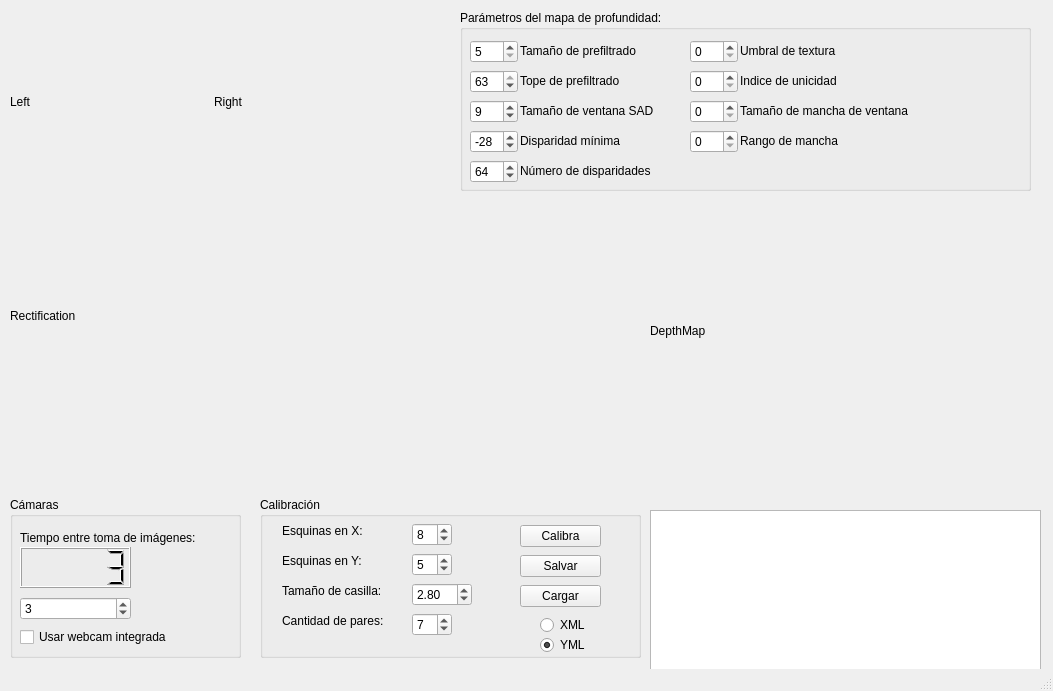
<?xml version="1.0" encoding="UTF-8"?>
<ui version="4.0">
 <class>MainWindow</class>
 <widget class="QMainWindow" name="MainWindow">
  <property name="geometry">
   <rect>
    <x>0</x>
    <y>0</y>
    <width>1053</width>
    <height>691</height>
   </rect>
  </property>
  <property name="windowTitle">
   <string>Calibrador estereoscópico</string>
  </property>
  <widget class="QWidget" name="centralwidget">
   <widget class="QWidget" name="gridLayoutWidget">
    <property name="geometry">
     <rect>
      <x>10</x>
      <y>6</y>
      <width>401</width>
      <height>191</height>
     </rect>
    </property>
    <layout class="QGridLayout" name="gridLayout">
     <item row="0" column="0">
      <widget class="QLabel" name="displayLeft">
       <property name="text">
        <string>Left</string>
       </property>
      </widget>
     </item>
     <item row="0" column="1">
      <widget class="QLabel" name="displayRight">
       <property name="text">
        <string>Right</string>
       </property>
      </widget>
     </item>
    </layout>
   </widget>
   <widget class="QPlainTextEdit" name="plainTextEdit">
    <property name="geometry">
     <rect>
      <x>650</x>
      <y>510</y>
      <width>391</width>
      <height>161</height>
     </rect>
    </property>
    <property name="centerOnScroll">
     <bool>true</bool>
    </property>
   </widget>
   <widget class="QGroupBox" name="groupBox">
    <property name="geometry">
     <rect>
      <x>260</x>
      <y>497</y>
      <width>381</width>
      <height>161</height>
     </rect>
    </property>
    <property name="title">
     <string>Calibración</string>
    </property>
    <widget class="QSpinBox" name="cornersX">
     <property name="geometry">
      <rect>
       <x>152</x>
       <y>26</y>
       <width>40</width>
       <height>23</height>
      </rect>
     </property>
     <property name="minimum">
      <number>3</number>
     </property>
     <property name="value">
      <number>8</number>
     </property>
    </widget>
    <widget class="QDoubleSpinBox" name="squareSize">
     <property name="geometry">
      <rect>
       <x>152</x>
       <y>86</y>
       <width>60</width>
       <height>23</height>
      </rect>
     </property>
     <property name="minimum">
      <double>0.010000000000000</double>
     </property>
     <property name="value">
      <double>2.800000000000000</double>
     </property>
    </widget>
    <widget class="QPushButton" name="buttonCalibration">
     <property name="enabled">
      <bool>true</bool>
     </property>
     <property name="geometry">
      <rect>
       <x>260</x>
       <y>28</y>
       <width>81</width>
       <height>22</height>
      </rect>
     </property>
     <property name="text">
      <string>Calibra</string>
     </property>
    </widget>
    <widget class="QLabel" name="label_4">
     <property name="geometry">
      <rect>
       <x>22</x>
       <y>26</y>
       <width>103</width>
       <height>16</height>
      </rect>
     </property>
     <property name="text">
      <string>Esquinas en X:</string>
     </property>
    </widget>
    <widget class="QLabel" name="label_5">
     <property name="geometry">
      <rect>
       <x>22</x>
       <y>56</y>
       <width>103</width>
       <height>16</height>
      </rect>
     </property>
     <property name="text">
      <string>Esquinas en Y:</string>
     </property>
    </widget>
    <widget class="QPushButton" name="buttonSave">
     <property name="geometry">
      <rect>
       <x>260</x>
       <y>58</y>
       <width>81</width>
       <height>22</height>
      </rect>
     </property>
     <property name="text">
      <string>Salvar</string>
     </property>
    </widget>
    <widget class="QPushButton" name="buttonLoad">
     <property name="geometry">
      <rect>
       <x>260</x>
       <y>88</y>
       <width>81</width>
       <height>22</height>
      </rect>
     </property>
     <property name="text">
      <string>Cargar</string>
     </property>
    </widget>
    <widget class="QSpinBox" name="pairCount">
     <property name="geometry">
      <rect>
       <x>152</x>
       <y>116</y>
       <width>40</width>
       <height>23</height>
      </rect>
     </property>
     <property name="minimum">
      <number>3</number>
     </property>
     <property name="value">
      <number>7</number>
     </property>
    </widget>
    <widget class="QLabel" name="label_6">
     <property name="geometry">
      <rect>
       <x>22</x>
       <y>116</y>
       <width>133</width>
       <height>16</height>
      </rect>
     </property>
     <property name="text">
      <string>Cantidad de pares:</string>
     </property>
    </widget>
    <widget class="QSpinBox" name="cornersY">
     <property name="geometry">
      <rect>
       <x>152</x>
       <y>56</y>
       <width>40</width>
       <height>23</height>
      </rect>
     </property>
     <property name="minimum">
      <number>3</number>
     </property>
     <property name="value">
      <number>5</number>
     </property>
    </widget>
    <widget class="QLabel" name="label">
     <property name="geometry">
      <rect>
       <x>22</x>
       <y>86</y>
       <width>133</width>
       <height>16</height>
      </rect>
     </property>
     <property name="text">
      <string>Tamaño de casilla:</string>
     </property>
    </widget>
    <widget class="QRadioButton" name="radioButtonYML">
     <property name="geometry">
      <rect>
       <x>280</x>
       <y>138</y>
       <width>61</width>
       <height>20</height>
      </rect>
     </property>
     <property name="text">
      <string>YML</string>
     </property>
     <property name="checked">
      <bool>true</bool>
     </property>
    </widget>
    <widget class="QRadioButton" name="radioButtonXML">
     <property name="geometry">
      <rect>
       <x>280</x>
       <y>118</y>
       <width>51</width>
       <height>20</height>
      </rect>
     </property>
     <property name="text">
      <string>XML</string>
     </property>
    </widget>
   </widget>
   <widget class="QGroupBox" name="groupBox_2">
    <property name="geometry">
     <rect>
      <x>10</x>
      <y>497</y>
      <width>231</width>
      <height>161</height>
     </rect>
    </property>
    <property name="title">
     <string>Cámaras</string>
    </property>
    <widget class="QCheckBox" name="checkBox">
     <property name="geometry">
      <rect>
       <x>10</x>
       <y>130</y>
       <width>191</width>
       <height>20</height>
      </rect>
     </property>
     <property name="text">
      <string>Usar webcam integrada</string>
     </property>
    </widget>
    <widget class="QSpinBox" name="timeImage">
     <property name="geometry">
      <rect>
       <x>10</x>
       <y>100</y>
       <width>111</width>
       <height>23</height>
      </rect>
     </property>
     <property name="minimum">
      <number>1</number>
     </property>
     <property name="value">
      <number>3</number>
     </property>
    </widget>
    <widget class="QLabel" name="label_2">
     <property name="geometry">
      <rect>
       <x>10</x>
       <y>30</y>
       <width>241</width>
       <height>21</height>
      </rect>
     </property>
     <property name="text">
      <string>Tiempo entre toma de imágenes:</string>
     </property>
     <property name="wordWrap">
      <bool>true</bool>
     </property>
    </widget>
    <widget class="QLCDNumber" name="lcdNumber">
     <property name="geometry">
      <rect>
       <x>10</x>
       <y>50</y>
       <width>111</width>
       <height>41</height>
      </rect>
     </property>
     <property name="value" stdset="0">
      <double>3.000000000000000</double>
     </property>
    </widget>
   </widget>
   <widget class="QLabel" name="displayRectification">
    <property name="geometry">
     <rect>
      <x>10</x>
      <y>195</y>
      <width>601</width>
      <height>241</height>
     </rect>
    </property>
    <property name="text">
     <string>Rectification</string>
    </property>
   </widget>
   <widget class="QLabel" name="displayDepthMap">
    <property name="geometry">
     <rect>
      <x>650</x>
      <y>195</y>
      <width>352</width>
      <height>271</height>
     </rect>
    </property>
    <property name="text">
     <string>DepthMap</string>
    </property>
   </widget>
   <widget class="QGroupBox" name="groupBox_3">
    <property name="geometry">
     <rect>
      <x>460</x>
      <y>10</y>
      <width>571</width>
      <height>181</height>
     </rect>
    </property>
    <property name="title">
     <string>Parámetros del mapa de profundidad:</string>
    </property>
    <widget class="QSpinBox" name="dm_preFilterSize">
     <property name="geometry">
      <rect>
       <x>10</x>
       <y>30</y>
       <width>48</width>
       <height>23</height>
      </rect>
     </property>
     <property name="minimum">
      <number>5</number>
     </property>
     <property name="maximum">
      <number>255</number>
     </property>
     <property name="singleStep">
      <number>2</number>
     </property>
    </widget>
    <widget class="QLabel" name="label_3">
     <property name="geometry">
      <rect>
       <x>60</x>
       <y>30</y>
       <width>151</width>
       <height>21</height>
      </rect>
     </property>
     <property name="text">
      <string>Tamaño de prefiltrado</string>
     </property>
    </widget>
    <widget class="QLabel" name="label_7">
     <property name="geometry">
      <rect>
       <x>60</x>
       <y>60</y>
       <width>141</width>
       <height>21</height>
      </rect>
     </property>
     <property name="text">
      <string>Tope de prefiltrado</string>
     </property>
    </widget>
    <widget class="QSpinBox" name="dm_preFilterCap">
     <property name="geometry">
      <rect>
       <x>10</x>
       <y>60</y>
       <width>48</width>
       <height>23</height>
      </rect>
     </property>
     <property name="minimum">
      <number>1</number>
     </property>
     <property name="maximum">
      <number>63</number>
     </property>
     <property name="singleStep">
      <number>1</number>
     </property>
     <property name="value">
      <number>63</number>
     </property>
    </widget>
    <widget class="QLabel" name="label_8">
     <property name="geometry">
      <rect>
       <x>60</x>
       <y>90</y>
       <width>161</width>
       <height>21</height>
      </rect>
     </property>
     <property name="text">
      <string>Tamaño de ventana SAD</string>
     </property>
    </widget>
    <widget class="QSpinBox" name="dm_SADWindowSize">
     <property name="geometry">
      <rect>
       <x>10</x>
       <y>90</y>
       <width>48</width>
       <height>23</height>
      </rect>
     </property>
     <property name="minimum">
      <number>5</number>
     </property>
     <property name="maximum">
      <number>255</number>
     </property>
     <property name="singleStep">
      <number>2</number>
     </property>
     <property name="value">
      <number>9</number>
     </property>
    </widget>
    <widget class="QLabel" name="label_9">
     <property name="geometry">
      <rect>
       <x>60</x>
       <y>120</y>
       <width>141</width>
       <height>21</height>
      </rect>
     </property>
     <property name="text">
      <string>Disparidad mínima</string>
     </property>
    </widget>
    <widget class="QSpinBox" name="dm_minDisparity">
     <property name="geometry">
      <rect>
       <x>10</x>
       <y>120</y>
       <width>48</width>
       <height>23</height>
      </rect>
     </property>
     <property name="minimum">
      <number>-100</number>
     </property>
     <property name="maximum">
      <number>100</number>
     </property>
     <property name="singleStep">
      <number>1</number>
     </property>
     <property name="value">
      <number>-28</number>
     </property>
    </widget>
    <widget class="QLabel" name="label_10">
     <property name="geometry">
      <rect>
       <x>60</x>
       <y>150</y>
       <width>161</width>
       <height>21</height>
      </rect>
     </property>
     <property name="text">
      <string>Número de disparidades</string>
     </property>
    </widget>
    <widget class="QSpinBox" name="dm_numDisp">
     <property name="geometry">
      <rect>
       <x>10</x>
       <y>150</y>
       <width>48</width>
       <height>23</height>
      </rect>
     </property>
     <property name="minimum">
      <number>16</number>
     </property>
     <property name="maximum">
      <number>256</number>
     </property>
     <property name="singleStep">
      <number>16</number>
     </property>
     <property name="value">
      <number>64</number>
     </property>
    </widget>
    <widget class="QLabel" name="label_11">
     <property name="geometry">
      <rect>
       <x>280</x>
       <y>30</y>
       <width>121</width>
       <height>21</height>
      </rect>
     </property>
     <property name="text">
      <string>Umbral de textura</string>
     </property>
    </widget>
    <widget class="QSpinBox" name="dm_textureThr">
     <property name="geometry">
      <rect>
       <x>230</x>
       <y>30</y>
       <width>48</width>
       <height>23</height>
      </rect>
     </property>
     <property name="minimum">
      <number>0</number>
     </property>
     <property name="maximum">
      <number>32000</number>
     </property>
     <property name="singleStep">
      <number>100</number>
     </property>
     <property name="value">
      <number>0</number>
     </property>
    </widget>
    <widget class="QLabel" name="label_12">
     <property name="geometry">
      <rect>
       <x>280</x>
       <y>60</y>
       <width>171</width>
       <height>21</height>
      </rect>
     </property>
     <property name="text">
      <string>Indice de unicidad</string>
     </property>
    </widget>
    <widget class="QSpinBox" name="dm_uniqRatio">
     <property name="geometry">
      <rect>
       <x>230</x>
       <y>60</y>
       <width>48</width>
       <height>23</height>
      </rect>
     </property>
     <property name="minimum">
      <number>0</number>
     </property>
     <property name="maximum">
      <number>255</number>
     </property>
     <property name="singleStep">
      <number>1</number>
     </property>
     <property name="value">
      <number>0</number>
     </property>
    </widget>
    <widget class="QLabel" name="label_13">
     <property name="geometry">
      <rect>
       <x>280</x>
       <y>90</y>
       <width>211</width>
       <height>21</height>
      </rect>
     </property>
     <property name="text">
      <string>Tamaño de mancha de ventana</string>
     </property>
    </widget>
    <widget class="QSpinBox" name="dm_spWindowSize">
     <property name="geometry">
      <rect>
       <x>230</x>
       <y>90</y>
       <width>48</width>
       <height>23</height>
      </rect>
     </property>
     <property name="minimum">
      <number>0</number>
     </property>
     <property name="maximum">
      <number>100</number>
     </property>
     <property name="singleStep">
      <number>1</number>
     </property>
     <property name="value">
      <number>0</number>
     </property>
    </widget>
    <widget class="QLabel" name="label_14">
     <property name="geometry">
      <rect>
       <x>280</x>
       <y>120</y>
       <width>151</width>
       <height>21</height>
      </rect>
     </property>
     <property name="text">
      <string>Rango de mancha</string>
     </property>
    </widget>
    <widget class="QSpinBox" name="dm_spRange">
     <property name="geometry">
      <rect>
       <x>230</x>
       <y>120</y>
       <width>48</width>
       <height>23</height>
      </rect>
     </property>
     <property name="minimum">
      <number>0</number>
     </property>
     <property name="maximum">
      <number>100</number>
     </property>
     <property name="singleStep">
      <number>1</number>
     </property>
     <property name="value">
      <number>0</number>
     </property>
    </widget>
   </widget>
  </widget>
  <widget class="QStatusBar" name="statusbar"/>
  <action name="actionIniciar_c_maras">
   <property name="text">
    <string>Iniciar cámaras</string>
   </property>
  </action>
 </widget>
 <resources/>
 <connections/>
</ui>
